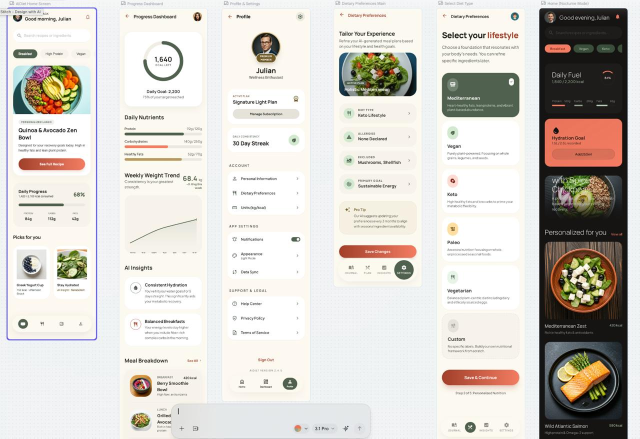
#> input picture 05_ui_screens/references/photo_2026-04-10 18.45.18.jpeg, 1280 x 877 px, found by its file name (shown at 1/2 size)
$ python extract_colors.py
#> lines starting #> are read from the running program, lines starting #| are printed output that depends on the picture
"""
Color extraction from aidiet UI reference screenshot.
Image: 1280×877 px — 6 panels, each ~213px wide.

Panel layout:
  P0  0-213   : Home / Feed (утро)
  P1  213-426 : Progress Dashboard
  P2  426-640 : Profile & Settings
  P3  640-853 : Dietary Preferences (Tailor)
  P4  853-1066: Select Diet Type / Dietary Preferences
  P5  1066-1280: Home Evening (тёмные карточки)
"""
from PIL import Image, ImageDraw, ImageFont
import os

IMG_PATH = "/Users/andreybuksa/Downloads/aidiet-docs/05_ui_screens/references/photo_2026-04-10 18.45.18.jpeg"
OUT_PATH = "/Users/andreybuksa/Downloads/aidiet-docs/05_ui_screens/references/color_map.png"

img = Image.open(IMG_PATH).convert("RGB")
#> img is the input picture: PIL image 1280x877 RGB; mean R, G, B 213, 209.3, 203.8
W, H = img.size
#> W = 1280; H = 877
PW = W // 6  # panel width ≈ 213
#> PW = 213

def avg(image, x, y, r=6):
    """Среднее по квадрату 2r×2r, clamp к границам."""
    x1, y1 = max(0, x-r), max(0, y-r)
    x2, y2 = min(W, x+r), min(H, y+r)
    region = image.crop((x1, y1, x2, y2))
    pixels = list(region.getdata())
    n = len(pixels)
    return tuple(sum(p[i] for p in pixels) // n for i in range(3))

def hex_(rgb): return "#{:02X}{:02X}{:02X}".format(*rgb)

def scan_for(image, check_fn, x1, y1, x2, y2, limit=5000):
    """Вернуть список (rgb, x, y) удовлетворяющих check_fn в зоне."""
    hits = []
    step = max(1, (x2-x1)*(y2-y1) // limit)
    idx = 0
    for y in range(y1, y2):
        for x in range(x1, x2):
            idx += 1
            if idx % step != 0:
                continue
            rgb = image.getpixel((x, y))
            if check_fn(*rgb):
                hits.append((rgb, x, y))
    return hits

# ── Точки замера (x, y) ──────────────────────────────────────────────────────
# Откалиброваны по визуальному осмотру изображения 1280×877

zones = {}

# ФОНЫ
zones["Фон экрана (светло-серый)"]    = avg(img,  10,  10, 8)
#> in avg, `region = image.crop((x1, y1, x2, y2))`:
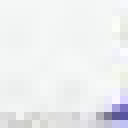
#> region: PIL image 16x16 RGB (shown 8 times larger); mean R, G, B 237, 238.5, 239.6
#> in avg, `pixels = list(region.getdata())`: pixels = 256 items, first 6: (245, 247, 246), (245, 247, 246), (245, 247, 246), (245, 247, 246), (245, 247, 246), (245, 247, 246)
#> in avg, `n = len(pixels)`: n = 256
zones["Фон карточки (белый)"]         = avg(img, PW//2, 240, 8)     # центр карточки Daily Nutrients
#> call 2 of avg, with x = 106, y = 240, r = 8
#> in avg (call 2), `region = image.crop((x1, y1, x2, y2))`:
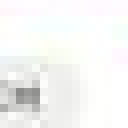
#> region: PIL image 16x16 RGB (shown 8 times larger); mean R, G, B 244.9, 245.2, 243.9
#> in avg (call 2), `pixels = list(region.getdata())`: pixels = 256 items, first 6: (255, 251, 253), (255, 251, 255), (255, 252, 255), (255, 253, 255), (255, 253, 255), (255, 253, 255)
zones["Фон таб-бара"]                 = avg(img,  60, H-12, 8)
#> call 3 of avg, with x = 60, y = 865, r = 8
#> in avg (call 3), `region = image.crop((x1, y1, x2, y2))`:
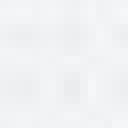
#> region: PIL image 16x16 RGB (shown 8 times larger); mean R, G, B 241.2, 242.2, 244.2
#> in avg (call 3), `pixels = list(region.getdata())`: pixels = 256 items, first 6: (242, 243, 245), (243, 244, 246), (243, 244, 246), (243, 244, 246), (242, 243, 245), (243, 244, 246)

# ТЕКСТ
zones["Текст заголовок (тёмный)"]     = avg(img,  60,  18, 5)       # "Good morning, Julian"
zones["Текст вторичный (серый)"]      = avg(img,  60,  28, 4)

# ТАБ-БАР (иконки)
zones["Активная иконка таб-бара"]     = avg(img,  14, H-10, 4)
zones["Неактивная иконка таб-бара"]   = avg(img,  50, H-10, 4)

# НУТРИЕНТЫ (прогресс-бары в панели 1)
# Белки — верхняя строка, ~y=257
zones["Зелёный (белки/Protein)"]      = avg(img, PW + 140, 257, 5)
# Углеводы
zones["Жёлто-оранжевый (жиры)"]      = avg(img, PW + 140, 273, 5)
# Жиры
zones["Синий/фиолетовый (3-й)"]      = avg(img, PW + 140, 289, 5)

# КОЛЬЦО КАЛОРИЙ (панель 1, верх)
zones["Калорийное кольцо — акцент"]   = avg(img, PW + 106, 120, 5)
zones["Калорийное кольцо — серый фон"]= avg(img, PW +  80, 108, 5)

# GOLD БЕЙДЖ (панель 2, "Signature Light Plan")
zones["Gold бейдж"]                   = avg(img, 2*PW + 106, 205, 5)

# ЗЕЛЁНЫЙ ЧИП (панель 3, Tailor — зелёный акцент)
zones["Зелёный чип (уверенность)"]    = avg(img, 3*PW +  30, 165, 5)

# РАЗДЕЛИТЕЛЬ
zones["Разделитель (border)"]         = avg(img, 2*PW + 106, 255, 5)

# АКЦЕНТЫ ПРАВОЙ ПАНЕЛИ (тёмные карточки)
zones["Тёмный фон карточки"]          = avg(img, 5*PW + 106, 300, 8)
#> in avg (call 16), `region = image.crop((x1, y1, x2, y2))`:
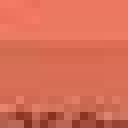
#> region: PIL image 16x16 RGB (shown 8 times larger); mean R, G, B 216.1, 109.8, 86
#> in avg (call 16), `pixels = list(region.getdata())`: pixels = 256 items, first 6: (243, 121, 98), (244, 122, 99), (242, 120, 97), (238, 116, 93), (233, 113, 89), (238, 119, 95)
#> in avg (call 16), `n = len(pixels)`: n = 256
zones["Белый текст на тёмной карточке"]= avg(img, 5*PW + 20, 270, 5)

# ── Автосканирование оранжевых пикселей ──────────────────────────────────────
print("\nИзображение: {}×{} px  |  Ширина панели: {} px".format(W, H, PW))
#| Изображение: 1280×877 px  |  Ширина панели: 213 px
print("="*72)

# Оранжевый/золотой CTA — ищем в полосе y=430–530 (кнопка в нижней части экрана P0)
is_orange = lambda r,g,b: r > 190 and 80 < g < 200 and b < 120 and r > g + 50

orange_hits = scan_for(img, is_orange, 0, 0, PW, H)
#> after the loop in scan_for, `for y in range(y1, y2):`: hits = 63 items; idx = 186801
#> orange_hits = 63 items

cta_center = cta_left = cta_right = None
if orange_hits:
    cta_left  = min(orange_hits, key=lambda t: t[1])
#> cta_left = ((220, 165, 111), 68, 168)
    cta_right = max(orange_hits, key=lambda t: t[1])
#> cta_right = ((205, 144, 89), 170, 500)
    ar = sum(p[0][0] for p in orange_hits) // len(orange_hits)
#> ar = 223
    ag = sum(p[0][1] for p in orange_hits) // len(orange_hits)
#> ag = 111
    ab = sum(p[0][2] for p in orange_hits) // len(orange_hits)
#> ab = 66
    cta_center = (ar, ag, ab)
#> cta_center = (223, 111, 66)

# Зелёный — по всему изображению
is_green = lambda r,g,b: g > 140 and g > r + 25 and g > b + 25 and r < 200
green_hits = scan_for(img, is_green, 0, 0, W, H)
#> green_hits = [((129, 170, 30), 127, 149), ((150, 180, 106), 1151, 361), ((159, 197, 122), 1151, 368), ((114, 141, 36), 1151, 389), ((124, 150, 51), 1183, 519), ((123, 156, 39), 1215, 565)]

green_avg = green_sat = None
if green_hits:
    ar = sum(p[0][0] for p in green_hits) // len(green_hits)
#> ar = 133
    ag = sum(p[0][1] for p in green_hits) // len(green_hits)
#> ag = 165
    ab = sum(p[0][2] for p in green_hits) // len(green_hits)
#> ab = 64
    green_avg = (ar, ag, ab)
#> green_avg = (133, 165, 64)
    green_sat = max(green_hits, key=lambda p: p[0][1] - p[0][0] - p[0][2])[0]
#> green_sat = (129, 170, 30)

# ── Вывод ────────────────────────────────────────────────────────────────────

sections = {
    "ФОНЫ": [
        "Фон экрана (светло-серый)",
        "Фон карточки (белый)",
        "Фон таб-бара",
    ],
    "КНОПКИ CTA (оранжевый градиент)": [],
    "ТЕКСТ": [
        "Текст заголовок (тёмный)",
        "Текст вторичный (серый)",
    ],
    "НУТРИЕНТЫ / ПРОГРЕСС-БАРЫ": [
        "Зелёный (белки/Protein)",
        "Жёлто-оранжевый (жиры)",
        "Синий/фиолетовый (3-й)",
    ],
    "КОЛЬЦО КАЛОРИЙ": [
        "Калорийное кольцо — акцент",
        "Калорийное кольцо — серый фон",
    ],
    "ТАБ-БАР": [
        "Активная иконка таб-бара",
        "Неактивная иконка таб-бара",
    ],
    "БЕЙДЖИ / ЧИПЫ": [
        "Gold бейдж",
        "Зелёный чип (уверенность)",
    ],
    "РАЗДЕЛИТЕЛИ": [
        "Разделитель (border)",
    ],
    "АКЦЕНТЫ (тёмные карточки)": [
        "Тёмный фон карточки",
        "Белый текст на тёмной карточке",
    ],
}

for section, keys in sections.items():
    print(f"\n[{section}]")
    if section == "КНОПКИ CTA (оранжевый градиент)":
        if cta_center:
            print(f"  {'CTA кнопка — центр (средний)':<38} → {hex_(cta_center)}  →  RGB{cta_center}")
            print(f"  {'CTA кнопка — левый край':<38} → {hex_(cta_left[0])}  →  RGB{cta_left[0]}  at ({cta_left[1]},{cta_left[2]})")
            print(f"  {'CTA кнопка — правый край':<38} → {hex_(cta_right[0])}  →  RGB{cta_right[0]}  at ({cta_right[1]},{cta_right[2]})")
        else:
            print("  Оранжевых пикселей не найдено в панели 0")
        continue
    for key in keys:
        rgb = zones[key]
        print(f"  {key:<38} → {hex_(rgb)}  →  RGB{rgb}")
#> this loop made 9 passes
#|   CTA кнопка — центр (средний)           → #DF6F42  →  RGB(223, 111, 66)
#|   CTA кнопка — левый край                → #DCA56F  →  RGB(220, 165, 111)  at (68,168)
#|   CTA кнопка — правый край               → #CD9059  →  RGB(205, 144, 89)  at (170,500)

print(f"\n[АВТОСКАНИРОВАНИЕ: зелёный акцент]")
if green_avg:
    print(f"  {'Средний зелёный (все панели)':<38} → {hex_(green_avg)}  →  RGB{green_avg}")
#|   Средний зелёный (все панели)           → #85A540  →  RGB(133, 165, 64)
    print(f"  {'Насыщенный зелёный':<38} → {hex_(green_sat)}  →  RGB{green_sat}")
#|   Насыщенный зелёный                     → #81AA1E  →  RGB(129, 170, 30)
    print(f"  Всего зелёных пикселей: {len(green_hits)}")
#|   Всего зелёных пикселей: 6

print("\n" + "="*72)

# ── Генерируем визуальный color map ─────────────────────────────────────────
all_colors = dict(zones)
#> all_colors = 17 items
if cta_center:
    all_colors["CTA центр (оранжевый)"] = cta_center
    all_colors["CTA левый край"]        = cta_left[0]
    all_colors["CTA правый край"]       = cta_right[0]
if green_avg:
    all_colors["Зелёный средний"]       = green_avg
    all_colors["Зелёный насыщенный"]    = green_sat

chip_w, chip_h = 220, 36
pad = 10
cols = 2
rows = (len(all_colors) + 1) // cols
#> rows = 11

canvas_w = cols * (chip_w + pad) + pad
canvas_h = rows * (chip_h + pad) + pad + 30
#> canvas_h = 546
canvas = Image.new("RGB", (canvas_w, canvas_h), (245, 245, 245))
#> canvas: PIL image 470x546 RGB; every value is 245
draw = ImageDraw.Draw(canvas)
draw.text((pad, pad), "AIDiet — Color Map", fill=(50, 50, 50))

for i, (name, rgb) in enumerate(all_colors.items()):
    col = i % cols
    row = i // cols
    x = pad + col * (chip_w + pad)
    y = 30 + pad + row * (chip_h + pad)
    # цветной прямоугольник
    draw.rectangle([x, y, x + chip_h - 4, y + chip_h - 4], fill=rgb)
    # контур
    draw.rectangle([x, y, x + chip_h - 4, y + chip_h - 4], outline=(180,180,180))
    # текст
    label = f"{hex_(rgb)}  {name}"
    draw.text((x + chip_h, y + 8), label[:38], fill=(30, 30, 30))
#> this loop made 22 passes
#> (name, rgb, col, row, x, y, label) on passes 1 to 6: ('Фон экрана (светло-серый)', (236, 238, 239), 0, 0, 10, 40, '#ECEEEF  Фон экрана (светло-серый)'), ('Фон карточки (белый)', (244, 245, 243), 1, 0, 240, 40, '#F4F5F3  Фон карточки (белый)'), ('Фон таб-бара', (241, 242, 244), 0, 1, 10, 86, '#F1F2F4  Фон таб-бара'), ('Текст заголовок (тёмный)', (202, 200, 224), 1, 1, 240, 86, '#CAC8E0  Текст заголовок (тёмный)'), ('Текст вторичный (серый)', (214, 212, 209), 0, 2, 10, 132, '#D6D4D1  Текст вторичный (серый)'), ('Активная иконка таб-бара', (239, 242, 243), 1, 2, 240, 132, '#EFF2F3  Активная иконка таб-бара')

canvas.save(OUT_PATH)
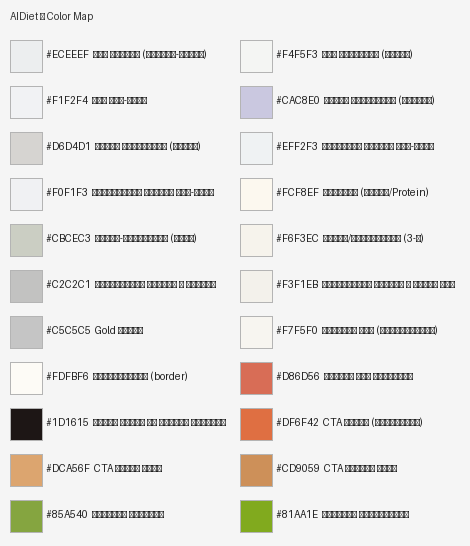
#> saved as color_map.png: PIL image 470x546 RGB; mean R, G, B 232.9, 231.9, 230.2
print(f"\nColor map сохранён: {OUT_PATH}")
